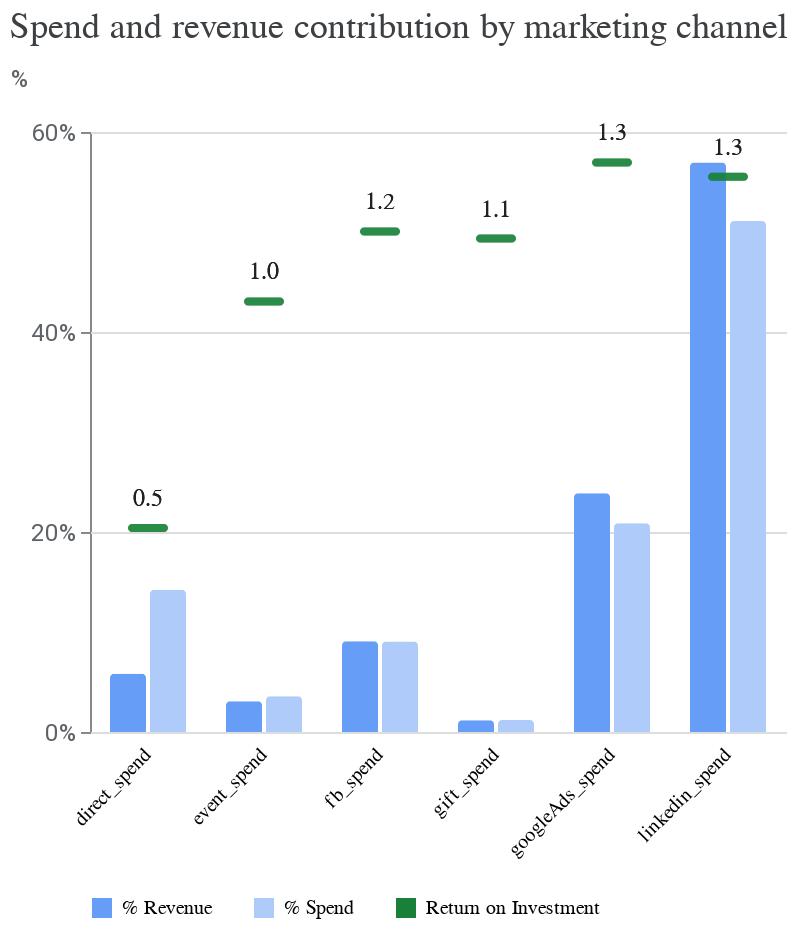

The cell this chart's notebook holds for it:
### Code cell
media_summary.plot_spend_vs_contribution()

### Figure 1 — Vega-Lite specification as saved in the notebook (floating-point values rounded to 4 significant figures)
{"config": {"view": {"continuousWidth": 300, "continuousHeight": 300, "strokeOpacity": 0}, "axis": {"labelColor": "#5F6368", "labelFont": "Roboto", "labelFontSize": 12, "titleColor": "#5F6368", "titleFont": "Roboto", "titleFontSize": 12, "titleFontWeight": "normal", "titlePadding": 10}, "header": {"labelAlign": "right", "labelAngle": -45, "labelBaseline": "middle", "labelOrient": "bottom", "title": null}}, "data": {"name": "data-04e60bc7134131ec579968edf801eaf4"}, "facet": {"column": {"field": "channel", "type": "nominal"}}, "spec": {"layer": [{"mark": {"type": "bar", "cornerRadiusEnd": 2, "tooltip": true}, "encoding": {"color": {"field": "label", "legend": {"columnPadding": 20, "orient": "bottom", "rowPadding": 10, "title": null}, "scale": {"domain": ["% Revenue", "% Spend", "Return on Investment"], "range": ["#669DF6", "#AECBFA", "#188038"]}, "type": "nominal"}, "tooltip": [{"field": "pct", "format": ".1%", "type": "quantitative"}], "x": {"axis": {"labels": false, "ticks": false, "title": null}, "field": "label", "scale": {"paddingOuter": 0.5}, "type": "nominal"}, "y": {"axis": {"format": "%", "tickCount": 2, "titleAlign": "left", "titleAngle": 0, "titleY": -20}, "field": "pct", "type": "quantitative"}}}, {"mark": {"type": "tick", "color": "#188038", "cornerRadius": 2, "size": 20, "thickness": 4, "tooltip": true}, "encoding": {"tooltip": [{"field": "roi", "format": ".2f", "type": "quantitative"}], "y": {"field": "roi_scaled", "title": "%", "type": "quantitative"}}}, {"mark": {"type": "text", "color": "#202124", "dy": -15, "fontSize": 12}, "encoding": {"text": {"field": "roi", "format": ".1f", "type": "quantitative"}, "y": {"field": "roi_scaled", "type": "quantitative"}}}]}, "spacing": -1, "title": {"text": "Spend and revenue contribution by marketing channel", "anchor": "start", "color": "#3C4043", "font": "Google Sans Display", "fontSize": 18, "fontWeight": "normal", "offset": 10}, "$schema": "https://vega.github.io/schema/vega-lite/v5.20.1.json", "datasets": {"data-04e60bc7134131ec579968edf801eaf4": [{"channel": "linkedin_spend", "pct": 0.5696, "label": "% Revenue", "roi": 1.285, "roi_scaled": 0.5552}, {"channel": "gift_spend", "pct": 0.01178, "label": "% Revenue", "roi": 1.142, "roi_scaled": 0.4935}, {"channel": "direct_spend", "pct": 0.05833, "label": "% Revenue", "roi": 0.4724, "roi_scaled": 0.2041}, {"channel": "fb_spend", "pct": 0.09084, "label": "% Revenue", "roi": 1.159, "roi_scaled": 0.5006}, {"channel": "googleAds_spend", "pct": 0.2386, "label": "% Revenue", "roi": 1.318, "roi_scaled": 0.5696}, {"channel": "event_spend", "pct": 0.03086, "label": "% Revenue", "roi": 0.9965, "roi_scaled": 0.4305}, {"channel": "linkedin_spend", "pct": 0.511, "label": "% Spend", "roi": 1.285, "roi_scaled": 0.5552}, {"channel": "gift_spend", "pct": 0.01189, "label": "% Spend", "roi": 1.142, "roi_scaled": 0.4935}, {"channel": "direct_spend", "pct": 0.1424, "label": "% Spend", "roi": 0.4724, "roi_scaled": 0.2041}, {"channel": "fb_spend", "pct": 0.09038, "label": "% Spend", "roi": 1.159, "roi_scaled": 0.5006}, {"channel": "googleAds_spend", "pct": 0.2087, "label": "% Spend", "roi": 1.318, "roi_scaled": 0.5696}, {"channel": "event_spend", "pct": 0.0357, "label": "% Spend", "roi": 0.9965, "roi_scaled": 0.4305}]}}
